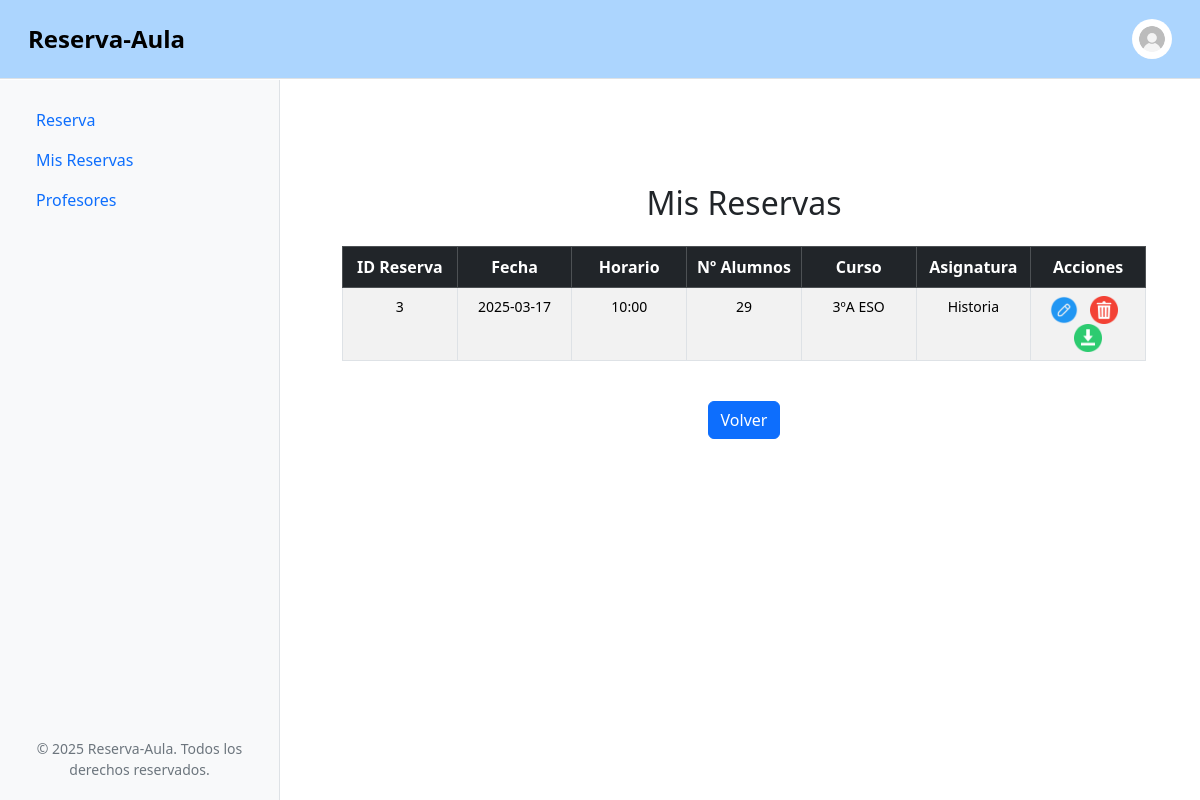
The page /src/mis-reservas.php (signed in) on the database its author committed.
### tables this page shows
CREATE TABLE Reservas (
    IdReserva INT AUTO_INCREMENT,
    Fecha DATE NOT NULL,
    NumAlumnos INT NOT NULL CHECK (NumAlumnos > 0),
    IdCurso INT NOT NULL,
    IdAsignatura INT NOT NULL,
    IdProfesor INT NOT NULL,
    PRIMARY KEY (IdReserva),
    FOREIGN KEY (IdCurso, IdAsignatura, IdProfesor) REFERENCES Profesor_Curso_Asignatura(IdCurso, IdAsignatura, IdProfesor) ON DELETE CASCADE
);

CREATE TABLE Tramos (
    IdTramo INT AUTO_INCREMENT,
    Horario VARCHAR(50) NOT NULL,
    PRIMARY KEY (IdTramo)
);

CREATE TABLE Cursos (
    IdCurso INT AUTO_INCREMENT,
    Nombre VARCHAR(50) NOT NULL,
    NumAlumnos INT NOT NULL CHECK (NumAlumnos >= 0),
    PRIMARY KEY (IdCurso)
);

CREATE TABLE Asignaturas (
    IdAsignatura INT AUTO_INCREMENT PRIMARY KEY,
    Nombre VARCHAR(50) NOT NULL
);

### src/mis-reservas.php (the view, shortened to what this page needs)
<?php
require_once 'includes/header.php';
require_once 'includes/conexion.php';
$idProfesor = $_SESSION['profesor']['IdProfesor'];
$sql = "SELECT R.IdReserva, R.Fecha, R.NumAlumnos, C.Nombre AS Curso, A.Nombre AS Asignatura, T.Horario
        FROM Reservas R
        INNER JOIN Cursos C ON R.IdCurso = C.IdCurso
        INNER JOIN Asignaturas A ON R.IdAsignatura = A.IdAsignatura
        LEFT JOIN Reserva_Tramos RT ON R.IdReserva = RT.IdReserva
        LEFT JOIN Tramos T ON RT.IdTramo = T.IdTramo
        WHERE R.IdProfesor = ?";
$stmt = $db->prepare($sql);
$stmt->bind_param("i", $idProfesor);
$stmt->execute();
$result = $stmt->get_result();
?>
    <div class="container mt-5">
        <h2 class="mb-4 text-center">Mis Reservas</h2>
        <?php if ($result->num_rows > 0): ?>
            <div class="table-responsive">
                <table class="table table-hover table-striped table-bordered text-center">
                    <thead class="table-dark">
                        <tr>
                            <th>ID Reserva</th>
                            <th>Fecha</th>
                            <th>Horario</th>
                            <th>Nº Alumnos</th>
                            <th>Curso</th>
                            <th>Asignatura</th>
                            <th>Acciones</th>
                        </tr>
                    </thead>
                    <tbody>
                        <?php while ($row = $result->fetch_assoc()){ ?>
                            <tr>
                                <td><?= htmlspecialchars($row['IdReserva']) ?></td>
                                <td><?= htmlspecialchars($row['Fecha']) ?></td>
                                <td><?= htmlspecialchars($row['Horario']) ?></td>
                                <td><?= htmlspecialchars($row['NumAlumnos']) ?></td>
                                <td><?= htmlspecialchars($row['Curso']) ?></td>
                                <td><?= htmlspecialchars($row['Asignatura']) ?></td>
                                <td>
                                    <a href="editar-reserva.php?id=<?= $row['IdReserva'] ?>" title="Editar" class="me-2">
                                        <img src="assets/img/editar.png" alt="Editar" width="28">
                                    </a>
                                    <a href="acciones/borrar-reserva.php?id=<?= $row['IdReserva'] ?>" title="Borrar" class="me-2" onclick="return confirm('¿Estás seguro de que deseas eliminar esta reserva?');">
                                        <img src="assets/img/borrar.png" alt="Borrar" width="28">
                                    </a>
                                    <a href="descargar-reserva.php?id=<?= $row['IdReserva'] ?>" title="Descargar PDF">
                                        <img src="assets/img/descargar.png" alt="Descargar PDF" width="28">
                                    </a>
                                </td>
                            </tr>
                        <?php } ?>
                    </tbody>
                </table>
            </div>
        <?php else:?>
            <p class="alert alert-warning text-center">No tienes reservas registradas.</p>
        <?php endif; ?>
        <div class="text-center mt-4">
            <a href="./reserva.php" class="btn btn-primary">Volver</a>
        </div>
    </div>
</body>
</html>
<?php require_once './includes/footer.php'; ?>

### src/assets/css/style.css (style rules this page uses)
.container { margin-top: 80px !important; padding-bottom: 50px; }

### src/mis-reservas.php (style rules this page uses)
.table-responsive { overflow-x: auto; }
a { text-decoration: none; color: inherit; }
th, td { max-width: 200px; word-wrap: break-word; overflow: hidden; }
.table { table-layout: fixed; }
th { padding: 10px; font-size: 16px; }
td { padding: 8px; font-size: 14px; }

### rows shown on the page
reservas: IdReserva "3", Fecha "2025-03-17", tramos.Horario "10:00", NumAlumnos "29", cursos.Nombre "3ºA ESO", asignaturas.Nombre "Historia"
